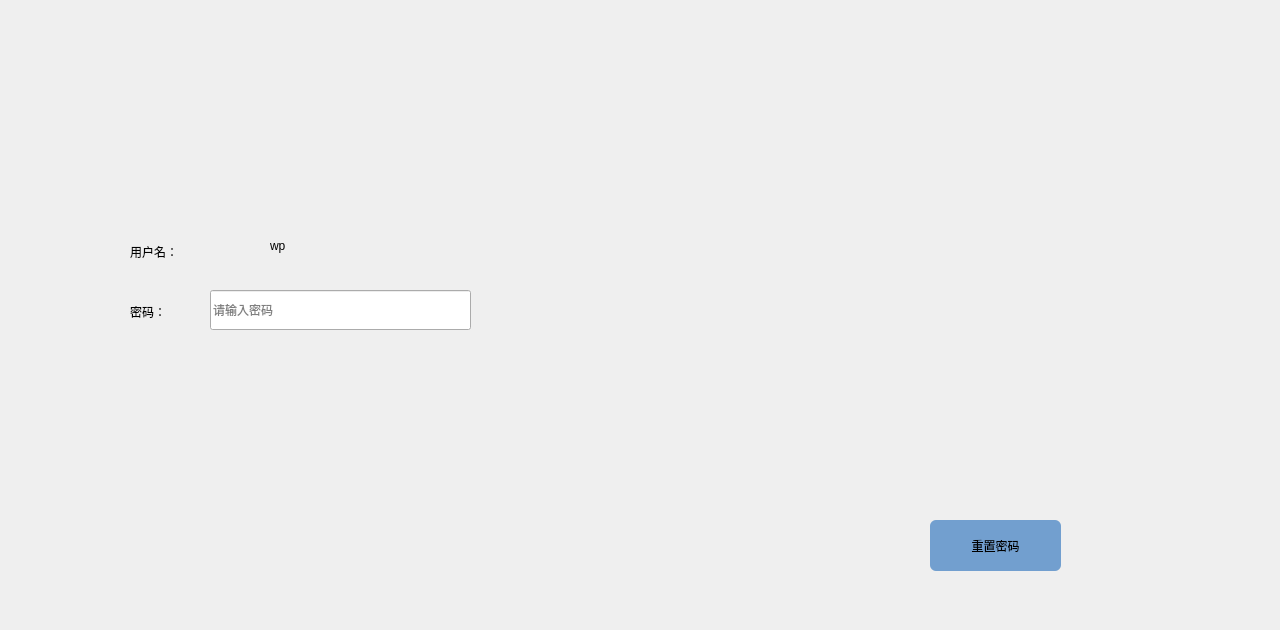
<?xml version="1.0" encoding="UTF-8"?>
<ui version="4.0">
 <class>loginDlg</class>
 <widget class="QDialog" name="loginDlg">
  <property name="geometry">
   <rect>
    <x>0</x>
    <y>0</y>
    <width>1280</width>
    <height>630</height>
   </rect>
  </property>
  <property name="windowTitle">
   <string>Dialog</string>
  </property>
  <widget class="QWidget" name="widget" native="true">
   <property name="geometry">
    <rect>
     <x>850</x>
     <y>100</y>
     <width>300</width>
     <height>320</height>
    </rect>
   </property>
   <property name="minimumSize">
    <size>
     <width>300</width>
     <height>300</height>
    </size>
   </property>
   <property name="styleSheet">
    <string notr="true">background:transparent;</string>
   </property>
  </widget>
  <widget class="QPushButton" name="pushButton_2">
   <property name="geometry">
    <rect>
     <x>930</x>
     <y>520</y>
     <width>131</width>
     <height>51</height>
    </rect>
   </property>
   <property name="styleSheet">
    <string notr="true">QPushButton {
	background: rgb(114, 159, 207);
	color: rgb(0, 0, 0);
 	border-radius: 6px; 
}

QPushButton:pressed {  
	background: rgb(138, 226, 52);
	color: rgb(0, 0, 0);
 	border-radius: 6px; 
}</string>
   </property>
   <property name="text">
    <string>重置密码</string>
   </property>
  </widget>
  <widget class="QLabel" name="label_3">
   <property name="geometry">
    <rect>
     <x>270</x>
     <y>230</y>
     <width>40</width>
     <height>32</height>
    </rect>
   </property>
   <property name="styleSheet">
    <string notr="true">background: transparent;</string>
   </property>
   <property name="text">
    <string>wp</string>
   </property>
  </widget>
  <widget class="QLineEdit" name="pwdlineEdit">
   <property name="geometry">
    <rect>
     <x>210</x>
     <y>290</y>
     <width>261</width>
     <height>40</height>
    </rect>
   </property>
   <property name="echoMode">
    <enum>QLineEdit::Password</enum>
   </property>
   <property name="placeholderText">
    <string>请输入密码</string>
   </property>
  </widget>
  <widget class="QLabel" name="label_2">
   <property name="geometry">
    <rect>
     <x>130</x>
     <y>290</y>
     <width>71</width>
     <height>44</height>
    </rect>
   </property>
   <property name="styleSheet">
    <string notr="true">background: transparent;</string>
   </property>
   <property name="text">
    <string>密码：    </string>
   </property>
  </widget>
  <widget class="QLabel" name="label">
   <property name="geometry">
    <rect>
     <x>130</x>
     <y>230</y>
     <width>116</width>
     <height>44</height>
    </rect>
   </property>
   <property name="styleSheet">
    <string notr="true">background: transparent;</string>
   </property>
   <property name="text">
    <string>用户名：</string>
   </property>
  </widget>
 </widget>
 <resources/>
 <connections/>
</ui>
